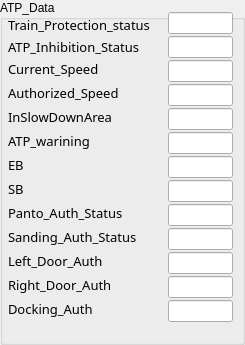
          <widget class="QGroupBox" name="groupBox_12">
           <property name="geometry">
            <rect>
             <x>824</x>
             <y>165</y>
             <width>245</width>
             <height>345</height>
            </rect>
           </property>
           <property name="autoFillBackground">
            <bool>true</bool>
           </property>
           <property name="title">
            <string>ATP_Data</string>
           </property>
           <property name="flat">
            <bool>false</bool>
           </property>
           <widget class="QLabel" name="label_70">
            <property name="geometry">
             <rect>
              <x>8</x>
              <y>8</y>
              <width>153</width>
              <height>34</height>
             </rect>
            </property>
            <property name="font">
             <font>
              <family>微软雅黑</family>
              <pointsize>10</pointsize>
             </font>
            </property>
            <property name="text">
             <string>Train_Protection_status</string>
            </property>
           </widget>
           <widget class="QLabel" name="label_71">
            <property name="geometry">
             <rect>
              <x>8</x>
              <y>30</y>
              <width>145</width>
              <height>34</height>
             </rect>
            </property>
            <property name="font">
             <font>
              <family>微软雅黑</family>
              <pointsize>10</pointsize>
             </font>
            </property>
            <property name="text">
             <string>ATP_Inhibition_Status</string>
            </property>
           </widget>
           <widget class="QLabel" name="label_72">
            <property name="geometry">
             <rect>
              <x>8</x>
              <y>52</y>
              <width>165</width>
              <height>34</height>
             </rect>
            </property>
            <property name="font">
             <font>
              <family>微软雅黑</family>
              <pointsize>10</pointsize>
             </font>
            </property>
            <property name="text">
             <string>Current_Speed</string>
            </property>
           </widget>
           <widget class="QLabel" name="label_73">
            <property name="geometry">
             <rect>
              <x>8</x>
              <y>76</y>
              <width>129</width>
              <height>34</height>
             </rect>
            </property>
            <property name="font">
             <font>
              <family>微软雅黑</family>
              <pointsize>10</pointsize>
             </font>
            </property>
            <property name="text">
             <string>Authorized_Speed</string>
            </property>
           </widget>
           <widget class="QLabel" name="label_74">
            <property name="geometry">
             <rect>
              <x>8</x>
              <y>100</y>
              <width>129</width>
              <height>34</height>
             </rect>
            </property>
            <property name="font">
             <font>
              <family>微软雅黑</family>
              <pointsize>10</pointsize>
             </font>
            </property>
            <property name="text">
             <string>InSlowDownArea</string>
            </property>
           </widget>
           <widget class="QLineEdit" name="le_authspeed">
            <property name="geometry">
             <rect>
              <x>168</x>
              <y>84</y>
              <width>65</width>
              <height>22</height>
             </rect>
            </property>
           </widget>
           <widget class="QLineEdit" name="le_inslow">
            <property name="geometry">
             <rect>
              <x>168</x>
              <y>108</y>
              <width>65</width>
              <height>22</height>
             </rect>
            </property>
           </widget>
           <widget class="QLineEdit" name="le_atpinhista">
            <property name="geometry">
             <rect>
              <x>168</x>
              <y>36</y>
              <width>65</width>
              <height>22</height>
             </rect>
            </property>
           </widget>
           <widget class="QLineEdit" name="le_currspeed">
            <property name="geometry">
             <rect>
              <x>168</x>
              <y>60</y>
              <width>65</width>
              <height>22</height>
             </rect>
            </property>
           </widget>
           <widget class="QLineEdit" name="le_traprosta">
            <property name="geometry">
             <rect>
              <x>168</x>
              <y>12</y>
              <width>65</width>
              <height>22</height>
             </rect>
            </property>
           </widget>
           <widget class="QLineEdit" name="le_sanding">
            <property name="geometry">
             <rect>
              <x>168</x>
              <y>228</y>
              <width>65</width>
              <height>22</height>
             </rect>
            </property>
           </widget>
           <widget class="QLabel" name="label_75">
            <property name="geometry">
             <rect>
              <x>8</x>
              <y>172</y>
              <width>45</width>
              <height>34</height>
             </rect>
            </property>
            <property name="font">
             <font>
              <family>微软雅黑</family>
              <pointsize>10</pointsize>
             </font>
            </property>
            <property name="text">
             <string>SB</string>
            </property>
           </widget>
           <widget class="QLineEdit" name="le_atpwarning">
            <property name="geometry">
             <rect>
              <x>168</x>
              <y>132</y>
              <width>65</width>
              <height>22</height>
             </rect>
            </property>
           </widget>
           <widget class="QLabel" name="label_76">
            <property name="geometry">
             <rect>
              <x>8</x>
              <y>220</y>
              <width>149</width>
              <height>34</height>
             </rect>
            </property>
            <property name="font">
             <font>
              <family>微软雅黑</family>
              <pointsize>10</pointsize>
             </font>
            </property>
            <property name="text">
             <string>Sanding_Auth_Status</string>
            </property>
           </widget>
           <widget class="QLineEdit" name="le_panto">
            <property name="geometry">
             <rect>
              <x>168</x>
              <y>204</y>
              <width>65</width>
              <height>22</height>
             </rect>
            </property>
           </widget>
           <widget class="QLineEdit" name="le_eb">
            <property name="geometry">
             <rect>
              <x>168</x>
              <y>156</y>
              <width>65</width>
              <height>22</height>
             </rect>
            </property>
           </widget>
           <widget class="QLabel" name="label_77">
            <property name="geometry">
             <rect>
              <x>8</x>
              <y>124</y>
              <width>105</width>
              <height>34</height>
             </rect>
            </property>
            <property name="font">
             <font>
              <family>微软雅黑</family>
              <pointsize>10</pointsize>
             </font>
            </property>
            <property name="text">
             <string>ATP_warining</string>
            </property>
           </widget>
           <widget class="QLabel" name="label_78">
            <property name="geometry">
             <rect>
              <x>8</x>
              <y>148</y>
              <width>61</width>
              <height>34</height>
             </rect>
            </property>
            <property name="font">
             <font>
              <family>微软雅黑</family>
              <pointsize>10</pointsize>
             </font>
            </property>
            <property name="text">
             <string>EB</string>
            </property>
           </widget>
           <widget class="QLineEdit" name="le_sb">
            <property name="geometry">
             <rect>
              <x>168</x>
              <y>180</y>
              <width>65</width>
              <height>22</height>
             </rect>
            </property>
           </widget>
           <widget class="QLabel" name="label_79">
            <property name="geometry">
             <rect>
              <x>8</x>
              <y>196</y>
              <width>137</width>
              <height>34</height>
             </rect>
            </property>
            <property name="font">
             <font>
              <family>微软雅黑</family>
              <pointsize>10</pointsize>
             </font>
            </property>
            <property name="text">
             <string>Panto_Auth_Status</string>
            </property>
           </widget>
           <widget class="QLineEdit" name="le_docking">
            <property name="geometry">
             <rect>
              <x>168</x>
              <y>300</y>
              <width>65</width>
              <height>22</height>
             </rect>
            </property>
           </widget>
           <widget class="QLabel" name="label_91">
            <property name="geometry">
             <rect>
              <x>8</x>
              <y>292</y>
              <width>121</width>
              <height>34</height>
             </rect>
            </property>
            <property name="font">
             <font>
              <family>微软雅黑</family>
              <pointsize>10</pointsize>
             </font>
            </property>
            <property name="text">
             <string>Docking_Auth</string>
            </property>
           </widget>
           <widget class="QLabel" name="label_90">
            <property name="geometry">
             <rect>
              <x>8</x>
              <y>268</y>
              <width>129</width>
              <height>34</height>
             </rect>
            </property>
            <property name="font">
             <font>
              <family>微软雅黑</family>
              <pointsize>10</pointsize>
             </font>
            </property>
            <property name="text">
             <string>Right_Door_Auth</string>
            </property>
           </widget>
           <widget class="QLineEdit" name="le_leftdoor">
            <property name="geometry">
             <rect>
              <x>168</x>
              <y>252</y>
              <width>65</width>
              <height>22</height>
             </rect>
            </property>
           </widget>
           <widget class="QLineEdit" name="le_rightdoor">
            <property name="geometry">
             <rect>
              <x>168</x>
              <y>276</y>
              <width>65</width>
              <height>22</height>
             </rect>
            </property>
           </widget>
           <widget class="QLabel" name="label_89">
            <property name="geometry">
             <rect>
              <x>8</x>
              <y>244</y>
              <width>121</width>
              <height>34</height>
             </rect>
            </property>
            <property name="font">
             <font>
              <family>微软雅黑</family>
              <pointsize>10</pointsize>
             </font>
            </property>
            <property name="text">
             <string>Left_Door_Auth</string>
            </property>
           </widget>
           <widget class="QLabel" name="label_84">
            <property name="geometry">
             <rect>
              <x>248</x>
              <y>262</y>
              <width>45</width>
              <height>34</height>
             </rect>
            </property>
            <property name="font">
             <font>
              <family>微软雅黑</family>
              <pointsize>10</pointsize>
             </font>
            </property>
            <property name="text">
             <string>SB</string>
            </property>
           </widget>
           <widget class="QLabel" name="label_85">
            <property name="geometry">
             <rect>
              <x>248</x>
              <y>214</y>
              <width>105</width>
              <height>34</height>
             </rect>
            </property>
            <property name="font">
             <font>
              <family>微软雅黑</family>
              <pointsize>10</pointsize>
             </font>
            </property>
            <property name="text">
             <string>ATP_warining</string>
            </property>
           </widget>
           <widget class="QLabel" name="label_86">
            <property name="geometry">
             <rect>
              <x>248</x>
              <y>286</y>
              <width>137</width>
              <height>34</height>
             </rect>
            </property>
            <property name="font">
             <font>
              <family>微软雅黑</family>
              <pointsize>10</pointsize>
             </font>
            </property>
            <property name="text">
             <string>Panto_Auth_Status</string>
            </property>
           </widget>
           <widget class="QLabel" name="label_88">
            <property name="geometry">
             <rect>
              <x>248</x>
              <y>238</y>
              <width>61</width>
              <height>34</height>
             </rect>
            </property>
            <property name="font">
             <font>
              <family>微软雅黑</family>
              <pointsize>10</pointsize>
             </font>
            </property>
            <property name="text">
             <string>EB</string>
            </property>
           </widget>
          </widget>
